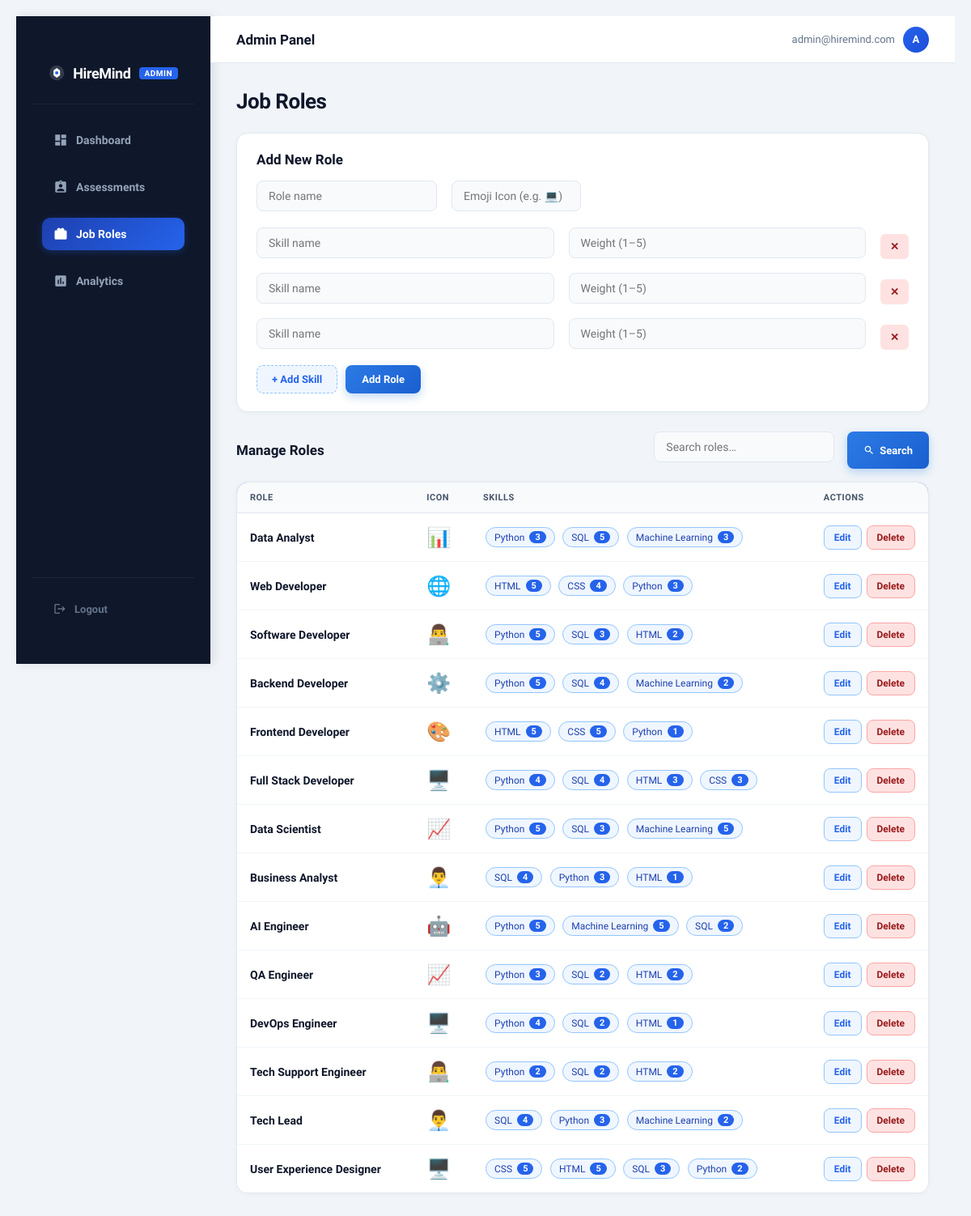
The page /admin/job_roles (signed in) on the database as committed earlier.
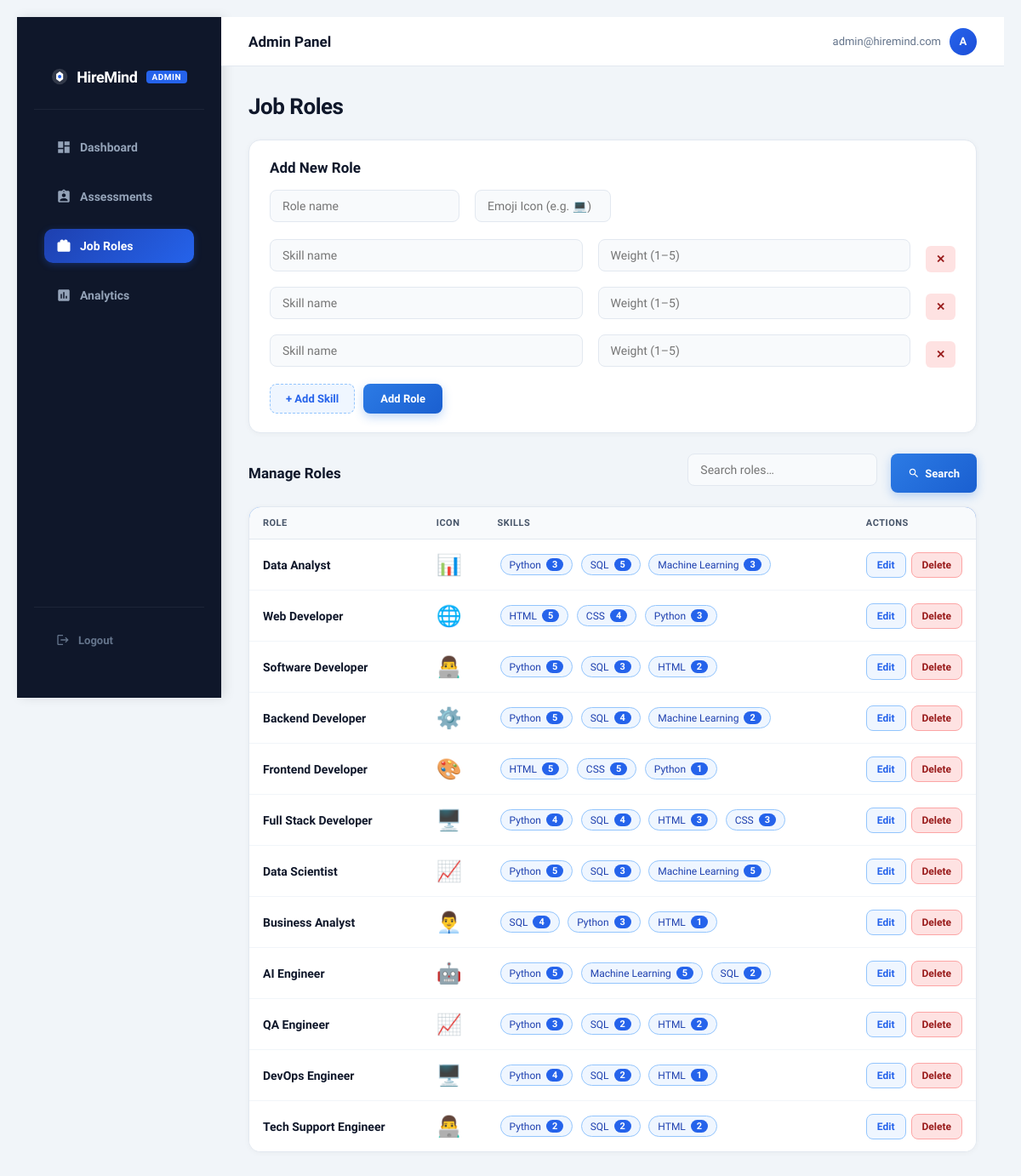
The same page on the database as committed later.
### tables this page shows
CREATE TABLE job_roles (
            id INTEGER PRIMARY KEY AUTOINCREMENT,
            role_name TEXT UNIQUE,
            icon TEXT DEFAULT '💼'
        );

### app.py (the view)
@app.route('/admin/job_roles')
def admin_job_roles():
    if not admin_required():
        return redirect(url_for('login'))
    search = request.args.get('search', '')
    conn = sqlite3.connect("hiremind.db")
    cursor = conn.cursor()
    if search:
        cursor.execute("""
        SELECT jr.id, jr.role_name, jr.icon,
        GROUP_CONCAT(js.skill_name || ' (' || js.weight || ')')
        FROM job_roles jr
        JOIN job_skills js ON jr.id = js.role_id
        WHERE jr.role_name LIKE ?
        GROUP BY jr.id
        """, ('%' + search + '%',))
    else:
        cursor.execute("""
        SELECT jr.id, jr.role_name, jr.icon,
        GROUP_CONCAT(js.skill_name || ' (' || js.weight || ')')
        FROM job_roles jr
        JOIN job_skills js ON jr.id = js.role_id
        GROUP BY jr.id
        """)
    roles = cursor.fetchall()
    conn.close()
    return render_template("admin_job_roles.html", roles=roles, search=search)

### app.py (called while the page is built)
def admin_required():
    if 'user_id' not in session or not session.get('is_admin'):
        return False
    return True

### templates/admin_job_roles.html (shortened to what the changed rows need)
{% extends "admin_base.html" %}
{% block content %}
<h2>Job Roles</h2>
<div class="card" style="padding:0;overflow:hidden;">
    <table class="modern-table">
        <thead>
            <tr>
                <th>Role</th>
                <th>Icon</th>
                <th>Skills</th>
                <th style="width:120px;">Actions</th>
            </tr>
        </thead>
        <tbody>
            {% for r in roles %}
            <tr>
                <td style="font-weight:700;">{{ r[1] }}</td>
                <td style="font-size:24px;">{{ r[2] }}</td>
                <td>
                    {% for skill in r[3].split(',') %}
                        {% set parts = skill.strip().split('(') %}
                        {% set name = parts[0] %}
                        {% set weight = parts[1].replace(')', '') %}
                        <span class="skill-pill">
                            {{ name }}<span class="skill-weight">{{ weight }}</span>
                        </span>
                    {% endfor %}
                </td>
                <td>
                    <div style="display:flex;gap:6px;align-items:center;">
                        <button onclick="openEdit('{{ r[0] }}','{{ r[1] }}','{{ r[2] }}')"
                            style="padding:7px 12px;font-size:12px;background:#eff6ff;color:#2563eb;border-color:#93c5fd;">
                            Edit
                        </button>
                        <form method="post" action="/delete_role/{{ r[0] }}" onsubmit="return confirm('Delete this role?')" style="margin:0;">
                            <button style="padding:7px 12px;font-size:12px;background:#fee2e2;color:#991b1b;border-color:#fca5a5;">
                                Delete
                            </button>
                        </form>
                    </div>
                </td>
            </tr>
            {% endfor %}
        </tbody>
    </table>
</div>
{% endblock %}

Rows that differ between the two databases and show on the page:
removed job_roles: role_name "Tech Lead", icon "👨‍💼", name "SQL" "Python" "Machine Learning", weight "4" "3" "2"
removed job_roles: role_name "User Experience Designer", icon "🖥️", name "CSS" "HTML" "SQL" "Python", weight "5" "5" "3" "2"
